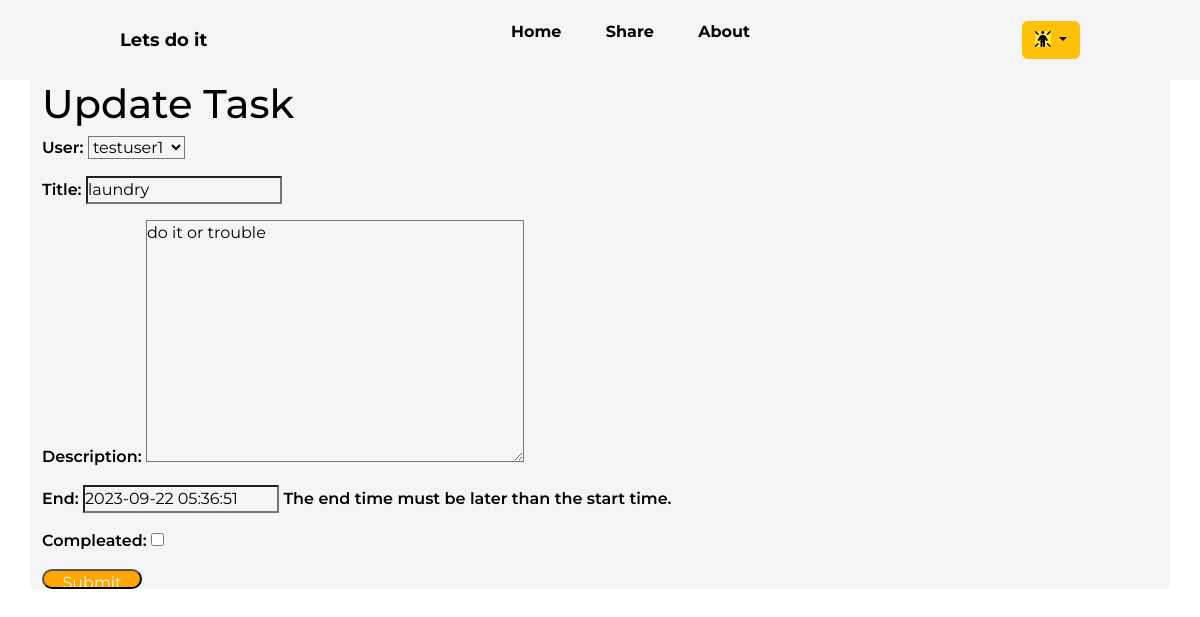
Page /tasks/update/2/ (signed in) on the committed database.
### todo_app/models.py (models this page shows, shortened)
class Tasks(models.Model):
    user=models.ForeignKey(User,related_name='user',on_delete=models.CASCADE)
    title=models.CharField(max_length=56,blank=False)
    description=models.TextField(max_length=256,blank=True)
    created_at=models.DateTimeField(auto_now_add=True)
    due_at = models.DateTimeField(("end"), db_index=True, help_text=("The end time must be later than the start time."),blank=True,default=timezone.now()+timedelta(1))
    compleated=models.BooleanField(default=False)
    class Meta:
        ordering = ('compleated',)

### todo_app/views.py (the view)
# urls.py: path('tasks/update/<int:pk>/',views.TaskUpdateView.as_view(),name='task_update'),
class TaskUpdateView(LoginRequiredMixin,UpdateView,SuccessMessageMixin):
    model=models.Tasks
    template_name='todo_app/task_update.html'
    fields='__all__'
    success_message='Task has been updated'
    success_url=reverse_lazy('home')

### templates/todo_app/task_update.html (shortened to what this page needs)
{%extends 'todo_app/base.html'%}
{% block baseblock%}
<h1>Update Task</h1>
<form action="" method="POST">
    {{form.as_p}}
   <div class="submit"><input type="submit" value="Submit"></div>
</form>
{%endblock%}

### templates/todo_app/task_update.html (style rules this page uses)
.submit input { border-radius: 20px; background-color: orange; color: white; text-align: center; text-decoration: none; display: inline-block; height: 20px; width: 100px; }

### templates/todo_app/base.html (style rules this page uses)
* { box-sizing: border-box; margin: 0; padding: 0; background-color:F5F5F5; color:black; font-family: "Montserrat",sans-serif; }
body { font-size: medium!important; font-weight: 600; }

### rows in the picture
Tasks: user "testuser1", title "laundry", description "do it or trouble", due_at "2023-09-22 05:36:51"
